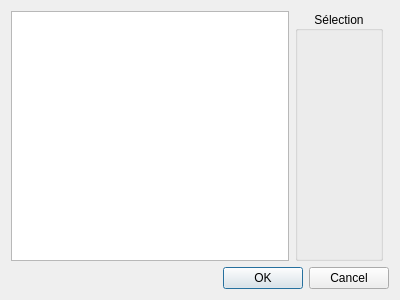
<?xml version="1.0" encoding="UTF-8"?>
<ui version="4.0">
 <class>TextureSelectDialog</class>
 <widget class="QDialog" name="TextureSelectDialog">
  <property name="geometry">
   <rect>
    <x>0</x>
    <y>0</y>
    <width>400</width>
    <height>300</height>
   </rect>
  </property>
  <property name="windowTitle">
   <string>Dialog</string>
  </property>
  <layout class="QGridLayout" name="gridLayout_2">
   <item row="0" column="0">
    <layout class="QGridLayout" name="gridLayout">
     <item row="1" column="0" colspan="3">
      <widget class="QDialogButtonBox" name="buttonBox">
       <property name="orientation">
        <enum>Qt::Horizontal</enum>
       </property>
       <property name="standardButtons">
        <set>QDialogButtonBox::Cancel|QDialogButtonBox::Ok</set>
       </property>
      </widget>
     </item>
     <item row="0" column="0">
      <widget class="QListWidget" name="listWidget"/>
     </item>
     <item row="0" column="1">
      <widget class="QGroupBox" name="groupBox">
       <property name="title">
        <string>Sélection</string>
       </property>
       <property name="alignment">
        <set>Qt::AlignCenter</set>
       </property>
       <layout class="QGridLayout" name="gridLayout_4">
        <item row="0" column="0">
         <layout class="QGridLayout" name="gridLayout_3">
          <item row="0" column="0">
           <widget class="QLabel" name="l_texturePreview">
            <property name="minimumSize">
             <size>
              <width>64</width>
              <height>0</height>
             </size>
            </property>
            <property name="text">
             <string/>
            </property>
           </widget>
          </item>
         </layout>
        </item>
       </layout>
      </widget>
     </item>
    </layout>
   </item>
  </layout>
 </widget>
 <resources/>
 <connections>
  <connection>
   <sender>buttonBox</sender>
   <signal>accepted()</signal>
   <receiver>TextureSelectDialog</receiver>
   <slot>accept()</slot>
   <hints>
    <hint type="sourcelabel">
     <x>248</x>
     <y>254</y>
    </hint>
    <hint type="destinationlabel">
     <x>157</x>
     <y>274</y>
    </hint>
   </hints>
  </connection>
  <connection>
   <sender>buttonBox</sender>
   <signal>rejected()</signal>
   <receiver>TextureSelectDialog</receiver>
   <slot>reject()</slot>
   <hints>
    <hint type="sourcelabel">
     <x>316</x>
     <y>260</y>
    </hint>
    <hint type="destinationlabel">
     <x>286</x>
     <y>274</y>
    </hint>
   </hints>
  </connection>
 </connections>
</ui>
